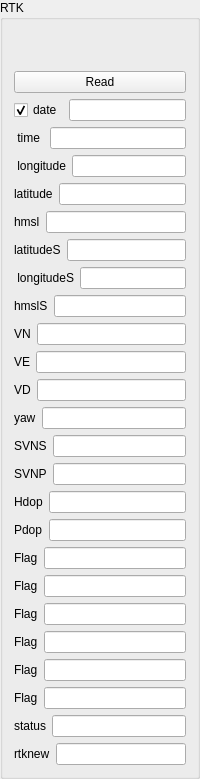
             <widget class="QGroupBox" name="gb_RTK">
              <property name="minimumSize">
               <size>
                <width>172</width>
                <height>700</height>
               </size>
              </property>
              <property name="maximumSize">
               <size>
                <width>200</width>
                <height>800</height>
               </size>
              </property>
              <property name="title">
               <string>RTK</string>
              </property>
              <layout class="QVBoxLayout" name="verticalLayout_150">
               <item>
                <spacer name="verticalSpacer_5">
                 <property name="orientation">
                  <enum>Qt::Vertical</enum>
                 </property>
                 <property name="sizeHint" stdset="0">
                  <size>
                   <width>20</width>
                   <height>40</height>
                  </size>
                 </property>
                </spacer>
               </item>
               <item>
                <layout class="QHBoxLayout" name="horizontalLayout_342">
                 <item>
                  <widget class="QPushButton" name="btn_rtk_read">
                   <property name="text">
                    <string>Read</string>
                   </property>
                  </widget>
                 </item>
                </layout>
               </item>
               <item>
                <layout class="QHBoxLayout" name="horizontalLayout_343">
                 <item>
                  <widget class="QCheckBox" name="cb_rtk">
                   <property name="text">
                    <string>date</string>
                   </property>
                   <property name="checked">
                    <bool>true</bool>
                   </property>
                   <property name="autoRepeat">
                    <bool>false</bool>
                   </property>
                   <property name="autoExclusive">
                    <bool>false</bool>
                   </property>
                  </widget>
                 </item>
                 <item>
                  <widget class="QLineEdit" name="le_rtk_date">
                   <property name="readOnly">
                    <bool>true</bool>
                   </property>
                  </widget>
                 </item>
                </layout>
               </item>
               <item>
                <layout class="QHBoxLayout" name="horizontalLayout_344">
                 <item>
                  <widget class="QLabel" name="label_207">
                   <property name="text">
                    <string> time </string>
                   </property>
                  </widget>
                 </item>
                 <item>
                  <widget class="QLineEdit" name="le_rtk_time">
                   <property name="readOnly">
                    <bool>true</bool>
                   </property>
                  </widget>
                 </item>
                </layout>
               </item>
               <item>
                <layout class="QHBoxLayout" name="horizontalLayout_345">
                 <item>
                  <widget class="QLabel" name="label_208">
                   <property name="text">
                    <string> longitude</string>
                   </property>
                  </widget>
                 </item>
                 <item>
                  <widget class="QLineEdit" name="le_rtk_longitude">
                   <property name="readOnly">
                    <bool>true</bool>
                   </property>
                  </widget>
                 </item>
                </layout>
               </item>
               <item>
                <layout class="QHBoxLayout" name="horizontalLayout_346">
                 <item>
                  <widget class="QLabel" name="label_209">
                   <property name="text">
                    <string>latitude</string>
                   </property>
                  </widget>
                 </item>
                 <item>
                  <widget class="QLineEdit" name="le_rtk_latitude">
                   <property name="readOnly">
                    <bool>true</bool>
                   </property>
                  </widget>
                 </item>
                </layout>
               </item>
               <item>
                <layout class="QHBoxLayout" name="horizontalLayout_347">
                 <item>
                  <widget class="QLabel" name="label_210">
                   <property name="text">
                    <string>hmsl</string>
                   </property>
                  </widget>
                 </item>
                 <item>
                  <widget class="QLineEdit" name="le_rtk_hmsl">
                   <property name="readOnly">
                    <bool>true</bool>
                   </property>
                  </widget>
                 </item>
                </layout>
               </item>
               <item>
                <layout class="QHBoxLayout" name="horizontalLayout_364">
                 <item>
                  <widget class="QLabel" name="label_227">
                   <property name="text">
                    <string>latitudeS</string>
                   </property>
                  </widget>
                 </item>
                 <item>
                  <widget class="QLineEdit" name="le_rtk_latitude_2">
                   <property name="readOnly">
                    <bool>true</bool>
                   </property>
                  </widget>
                 </item>
                </layout>
               </item>
               <item>
                <layout class="QHBoxLayout" name="horizontalLayout_363">
                 <item>
                  <widget class="QLabel" name="label_226">
                   <property name="text">
                    <string> longitudeS</string>
                   </property>
                  </widget>
                 </item>
                 <item>
                  <widget class="QLineEdit" name="le_rtk_longitude_2">
                   <property name="readOnly">
                    <bool>true</bool>
                   </property>
                  </widget>
                 </item>
                </layout>
               </item>
               <item>
                <layout class="QHBoxLayout" name="horizontalLayout_362">
                 <item>
                  <widget class="QLabel" name="label_225">
                   <property name="text">
                    <string>hmslS</string>
                   </property>
                  </widget>
                 </item>
                 <item>
                  <widget class="QLineEdit" name="le_rtk_hmsl_2">
                   <property name="readOnly">
                    <bool>true</bool>
                   </property>
                  </widget>
                 </item>
                </layout>
               </item>
               <item>
                <layout class="QHBoxLayout" name="horizontalLayout_348">
                 <item>
                  <widget class="QLabel" name="label_211">
                   <property name="text">
                    <string>VN</string>
                   </property>
                  </widget>
                 </item>
                 <item>
                  <widget class="QLineEdit" name="le_rtk_VN">
                   <property name="readOnly">
                    <bool>true</bool>
                   </property>
                  </widget>
                 </item>
                </layout>
               </item>
               <item>
                <layout class="QHBoxLayout" name="horizontalLayout_349">
                 <item>
                  <widget class="QLabel" name="label_212">
                   <property name="text">
                    <string>VE</string>
                   </property>
                  </widget>
                 </item>
                 <item>
                  <widget class="QLineEdit" name="le_rtk_VE">
                   <property name="readOnly">
                    <bool>true</bool>
                   </property>
                  </widget>
                 </item>
                </layout>
               </item>
               <item>
                <layout class="QHBoxLayout" name="horizontalLayout_350">
                 <item>
                  <widget class="QLabel" name="label_213">
                   <property name="text">
                    <string>VD</string>
                   </property>
                  </widget>
                 </item>
                 <item>
                  <widget class="QLineEdit" name="le_rtk_VD">
                   <property name="readOnly">
                    <bool>true</bool>
                   </property>
                  </widget>
                 </item>
                </layout>
               </item>
               <item>
                <layout class="QHBoxLayout" name="horizontalLayout_351">
                 <item>
                  <widget class="QLabel" name="label_214">
                   <property name="text">
                    <string>yaw</string>
                   </property>
                  </widget>
                 </item>
                 <item>
                  <widget class="QLineEdit" name="le_rtk_yaw">
                   <property name="readOnly">
                    <bool>true</bool>
                   </property>
                  </widget>
                 </item>
                </layout>
               </item>
               <item>
                <layout class="QHBoxLayout" name="horizontalLayout_352">
                 <item>
                  <widget class="QLabel" name="label_215">
                   <property name="text">
                    <string>SVNS</string>
                   </property>
                  </widget>
                 </item>
                 <item>
                  <widget class="QLineEdit" name="le_rtk_SVNS">
                   <property name="readOnly">
                    <bool>true</bool>
                   </property>
                  </widget>
                 </item>
                </layout>
               </item>
               <item>
                <layout class="QHBoxLayout" name="horizontalLayout_353">
                 <item>
                  <widget class="QLabel" name="label_216">
                   <property name="text">
                    <string>SVNP</string>
                   </property>
                  </widget>
                 </item>
                 <item>
                  <widget class="QLineEdit" name="le_rtk_SVNP">
                   <property name="readOnly">
                    <bool>true</bool>
                   </property>
                  </widget>
                 </item>
                </layout>
               </item>
               <item>
                <layout class="QHBoxLayout" name="horizontalLayout_354">
                 <item>
                  <widget class="QLabel" name="label_217">
                   <property name="text">
                    <string>Hdop</string>
                   </property>
                  </widget>
                 </item>
                 <item>
                  <widget class="QLineEdit" name="le_rtk_hdop">
                   <property name="readOnly">
                    <bool>true</bool>
                   </property>
                  </widget>
                 </item>
                </layout>
               </item>
               <item>
                <layout class="QHBoxLayout" name="horizontalLayout_355">
                 <item>
                  <widget class="QLabel" name="label_218">
                   <property name="text">
                    <string>Pdop</string>
                   </property>
                  </widget>
                 </item>
                 <item>
                  <widget class="QLineEdit" name="le_rtk_pdop">
                   <property name="readOnly">
                    <bool>true</bool>
                   </property>
                  </widget>
                 </item>
                </layout>
               </item>
               <item>
                <layout class="QHBoxLayout" name="horizontalLayout_356">
                 <item>
                  <widget class="QLabel" name="label_219">
                   <property name="text">
                    <string>Flag</string>
                   </property>
                  </widget>
                 </item>
                 <item>
                  <widget class="QLineEdit" name="le_rtk_flag_1">
                   <property name="readOnly">
                    <bool>true</bool>
                   </property>
                  </widget>
                 </item>
                </layout>
               </item>
               <item>
                <layout class="QHBoxLayout" name="horizontalLayout_357">
                 <item>
                  <widget class="QLabel" name="label_220">
                   <property name="text">
                    <string>Flag</string>
                   </property>
                  </widget>
                 </item>
                 <item>
                  <widget class="QLineEdit" name="le_rtk_flag_2">
                   <property name="readOnly">
                    <bool>true</bool>
                   </property>
                  </widget>
                 </item>
                </layout>
               </item>
               <item>
                <layout class="QHBoxLayout" name="horizontalLayout_358">
                 <item>
                  <widget class="QLabel" name="label_221">
                   <property name="text">
                    <string>Flag</string>
                   </property>
                  </widget>
                 </item>
                 <item>
                  <widget class="QLineEdit" name="le_rtk_flag_3">
                   <property name="readOnly">
                    <bool>true</bool>
                   </property>
                  </widget>
                 </item>
                </layout>
               </item>
               <item>
                <layout class="QHBoxLayout" name="horizontalLayout_361">
                 <item>
                  <widget class="QLabel" name="label_224">
                   <property name="text">
                    <string>Flag</string>
                   </property>
                  </widget>
                 </item>
                 <item>
                  <widget class="QLineEdit" name="le_rtk_flag_4">
                   <property name="readOnly">
                    <bool>true</bool>
                   </property>
                  </widget>
                 </item>
                </layout>
               </item>
               <item>
                <layout class="QHBoxLayout" name="horizontalLayout_382">
                 <item>
                  <widget class="QLabel" name="label_243">
                   <property name="text">
                    <string>Flag</string>
                   </property>
                  </widget>
                 </item>
                 <item>
                  <widget class="QLineEdit" name="le_rtk_flag_5">
                   <property name="readOnly">
                    <bool>true</bool>
                   </property>
                  </widget>
                 </item>
                </layout>
               </item>
               <item>
                <layout class="QHBoxLayout" name="horizontalLayout_383">
                 <item>
                  <widget class="QLabel" name="label_244">
                   <property name="text">
                    <string>Flag</string>
                   </property>
                  </widget>
                 </item>
                 <item>
                  <widget class="QLineEdit" name="le_rtk_flag_6">
                   <property name="readOnly">
                    <bool>true</bool>
                   </property>
                  </widget>
                 </item>
                </layout>
               </item>
               <item>
                <layout class="QHBoxLayout" name="horizontalLayout_359">
                 <item>
                  <widget class="QLabel" name="label_222">
                   <property name="text">
                    <string>status</string>
                   </property>
                  </widget>
                 </item>
                 <item>
                  <widget class="QLineEdit" name="le_rtk_status">
                   <property name="readOnly">
                    <bool>true</bool>
                   </property>
                  </widget>
                 </item>
                </layout>
               </item>
               <item>
                <layout class="QHBoxLayout" name="horizontalLayout_360">
                 <item>
                  <widget class="QLabel" name="label_223">
                   <property name="text">
                    <string>rtknew</string>
                   </property>
                  </widget>
                 </item>
                 <item>
                  <widget class="QLineEdit" name="le_rtk_new">
                   <property name="readOnly">
                    <bool>true</bool>
                   </property>
                  </widget>
                 </item>
                </layout>
               </item>
              </layout>
             </widget>
